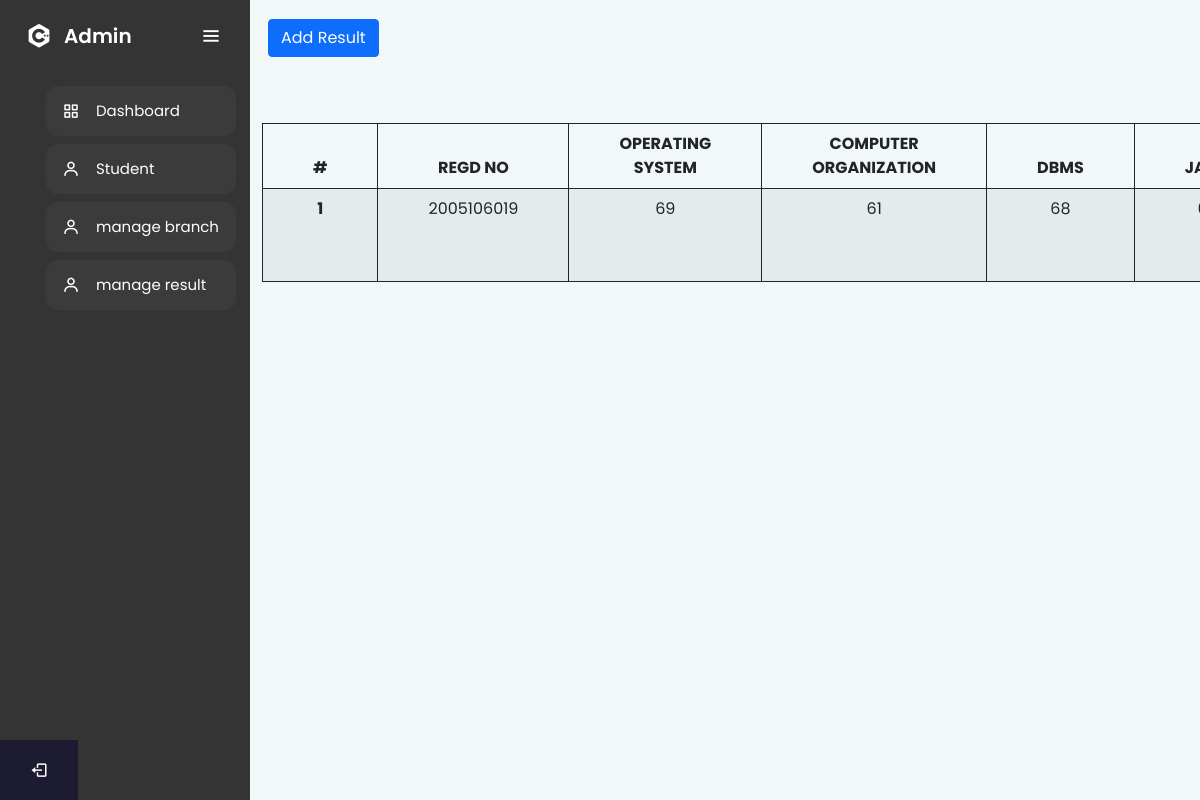
The app's page /result.php, older data.
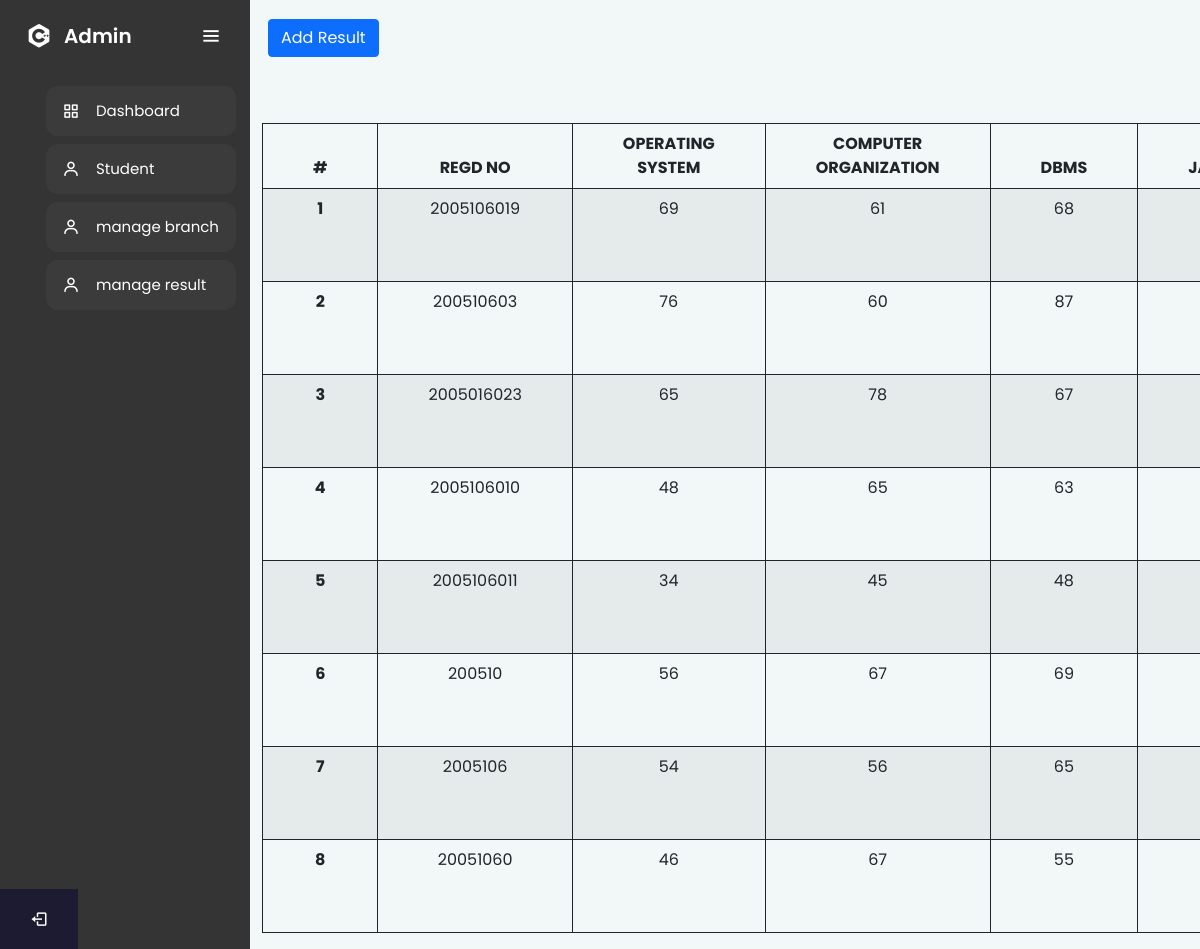
The same page, newer data.
### tables this page shows
CREATE TABLE `result` (
  `res_id` int(11) NOT NULL,
  `res_reg` varchar(100) NOT NULL,
  `res_branch` varchar(100) NOT NULL,
  `os` int(11) NOT NULL,
  `co` int(11) NOT NULL,
  `java` int(11) NOT NULL,
  `dbms` int(11) NOT NULL,
  `ds` int(11) NOT NULL,
  `ai` int(11) NOT NULL
);

### result.php (the view, shortened to what this page needs)
<?php include "include/header.php" ?>
<?php include "include/sidebar.php" ?>
<section class="home-section">
  <div class="text">
    <a href="addres.php" class="btn btn-primary">Add Result</a>
  </div>
  <div class="container">
    <table class="table table-striped " style="margin-top: 3rem;" id="tab">
      <thead>
        <tr>
          <th scope="col">#</th>
          <th scope="col">Regd no</th>
          <th scope="col">Operating System</th>
          <th scope="col">Computer Organization</th>
          <th scope="col">DBMS</th>
          <th scope="col">java</th>
        </tr>
      </thead>
      <tbody>
        <?php
        include "include/connection.php";
        $sq = "SELECT res_id,res_reg,os,co,java,dbms,ds,ai,(os+co+java+dbms+ds+ai)as total,((os+co+java+dbms+ds+ai)/(70*6) * 100) as per FROM result";
        $res = mysqli_query($con, $sq) or die("query failed");
        if (mysqli_num_rows($res) > 0) {
          $i = 1;
          while ($row = mysqli_fetch_assoc($res)) {
        ?>
            <tr>
              <th scope="row"><?php echo $i++ ?></th>
              <td><?php echo $row['res_reg'] ?></td>
              <td><?php echo $row['os'] ?></td>
              <td><?php echo $row['co'] ?></td>
              <td><?php echo $row['java'] ?></td>
              <td><?php echo $row['dbms'] ?></td>
            </tr>
        <?php }
        } ?>
      </tbody>
    </table>
  </div>
</section>
</body>
</html>

### include/header.php (shortened to what this page needs)
<!DOCTYPE html>
<html lang="en" dir="ltr">
  <head>
    <link rel="stylesheet" href="css/bootstrap.min.css">
    <link rel="stylesheet" href="css/admin.css">
    <link href='https://unpkg.com/boxicons@2.0.7/css/boxicons.min.css' rel='stylesheet'>
   </head>
<body>

### include/sidebar.php
<div class="sidebar">
    <div class="logo-details">
      <i class='bx bxl-c-plus-plus icon'></i>
        <div class="logo_name">Admin</div>
        <i class='bx bx-menu' id="btn" ></i>
    </div>
    <ul class="nav-list">
      <li>
        <a href="admin.php">
          <i class='bx bx-grid-alt'></i>
          <span class="links_name">Dashboard</span>
        </a>
      </li>
      <li>
       <a href="managestudent.php">
         <i class='bx bx-user' ></i>
         <span class="links_name">Student</span>
       </a>
     </li>
     <li>
      <a href="branch.php">
        <i class='bx bx-user' ></i>
        <span class="links_name">manage branch</span>
      </a>
    </li>
    <li>
      <a href="result.php">
        <i class='bx bx-user' ></i>
        <span class="links_name">manage result</span>
      </a>
    </li>
     <li class="profile">
         <a href="logout.php"><i class='bx bx-log-out' id="log_out" ></i></a>
     </li>
    </ul>
  </div>

### css/admin.css (style rules this page uses)
* { margin: 0; padding: 0; box-sizing: border-box; font-family: "Poppins" , sans-serif; }
.sidebar { position: fixed; left: 0; top: 0; height: 100%; width: 250px; background: #343435; padding: 6px 14px; z-index: 99; transition: all 0.5s ease; }
.sidebar .logo-details { height: 60px; display: flex; align-items: center; position: relative; }
.sidebar .logo-details .icon { opacity: 1; transition: all 0.5s ease; }
.sidebar .logo-details .logo_name { color: #fff; font-size: 20px; font-weight: 600; opacity: 1; transition: all 0.5s ease; }
.sidebar .logo-details #btn { position: absolute; top: 50%; right: 0; transform: translateY(-50%); font-size: 22px; transition: all 0.4s ease; font-size: 23px; text-align: center; cursor: pointer; transition: all 0.5s ease; }
.sidebar i { color: #fff; height: 60px; min-width: 50px; font-size: 28px; text-align: center; line-height: 60px; }
.sidebar .nav-list { margin-top: 20px; height: 100%; }
.sidebar li { position: relative; margin: 8px 0; list-style: none; }
.sidebar li a { display: flex; height: 100%; width: 100%; border-radius: 12px; align-items: center; text-decoration: none; transition: all 0.4s ease; background: #3b3b3b; }
.sidebar li a .links_name { color: #fff; font-size: 15px; font-weight: 400; white-space: nowrap; opacity: 1; pointer-events: none; transition: 0.4s; }
.sidebar li i { height: 50px; line-height: 50px; font-size: 18px; border-radius: 12px; }
.sidebar li.profile { position: fixed; height: 60px; width: 78px; left: 0; bottom: -8px; padding: 10px 14px; background: transparent; transition: all 0.5s ease; overflow: hidden; }
.sidebar .profile #log_out { position: absolute; top: 50%; right: 0; transform: translateY(-50%); background: #1d1b31; width: 100%; height: 60px; line-height: 60px; border-radius: 0px; transition: all 0.5s ease; }
body { background:#f2f7f8; }
.home-section { position: relative; background: #f2f7f8; min-height: 100vh; top: 0; left: 250px; width: calc(100% - 250px); transition: all 0.5s ease; z-index: 2; }
.home-section .text { display: inline-block; color: #11101d; font-size: 25px; font-weight: 500; margin: 18px }
#tab { border: 1px solid #2b2b2c; width: auto; margin-right: auto; margin-left: auto; margin-top: 0; }
#tab tr { border: #11101d solid 1px; }
#tab th { text-align: center; text-transform: uppercase; }
#tab th,#tab td { border: 1px solid; width: auto; padding-left: 50px; padding-right: 50px; }
#tab td { text-align: center; text-transform: uppercase; }
.home-section { margin-top: 0rem; }
.home-section .container { overflow-x: scroll; overflow-y: hidden; }

Row changes from the older to the newer data that the page shows:
added result: res_reg "200510603", os "76", co "60", java "87"
added result: res_reg "2005016023", os "65", co "78", java "67"
added result: res_reg "2005106010", os "48", co "65", java "63"
added result: res_reg "2005106011", os "34", co "45", java "48"
added result: res_reg "200510", os "56", co "67", java "69"
added result: res_reg "2005106", os "54", co "56", java "65"
added result: res_reg "20051060", os "46", co "67", java "55"
